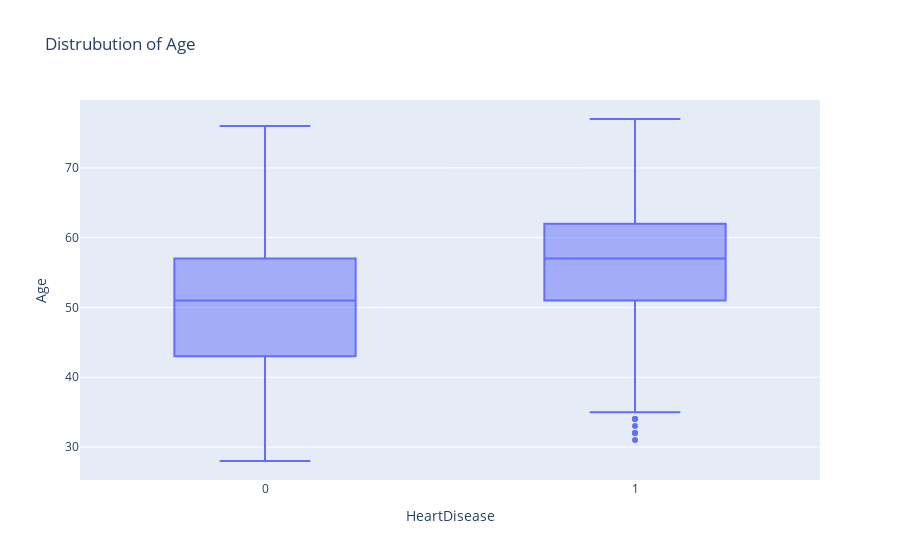

Notebook source saved alongside this figure:
### Code cell
fig = px.box(df,y="Age",x="HeartDisease",title=f"Distrubution of Age")
fig.show()

### Figure 1 — Plotly figure (JSON) as saved in the notebook; plotly's stock layout.template omitted (floating-point values rounded to 4 significant figures; data arrays with more than 128 entries replaced by an {"elided": "..."} marker saying what was removed)
{"data": [{"alignmentgroup": "True", "hovertemplate": "HeartDisease=%{x}<br>Age=%{y}<extra></extra>", "legendgroup": "", "marker": {"color": "#636efa"}, "name": "", "notched": false, "offsetgroup": "", "orientation": "v", "showlegend": false, "type": "box", "x": {"elided": "918 int values"}, "x0": " ", "xaxis": "x", "y": {"elided": "918 int values"}, "y0": " ", "yaxis": "y"}], "layout": {"autosize": true, "boxmode": "group", "legend": {"tracegroupgap": 0}, "title": {"text": "Distrubution of Age"}, "xaxis": {"anchor": "y", "autorange": true, "domain": [0, 1], "range": [-0.5, 1.5], "title": {"text": "HeartDisease"}, "type": "linear"}, "yaxis": {"anchor": "x", "autorange": true, "domain": [0, 1], "range": [25.28, 79.72], "title": {"text": "Age"}, "type": "linear"}}}
